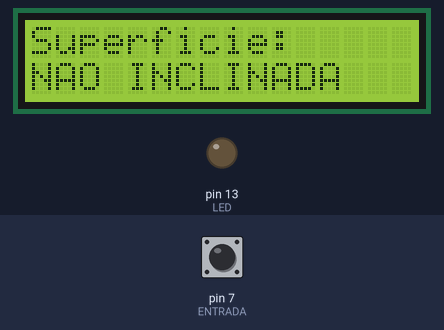
The sketch below on a simulated Arduino Uno, built with avr-gcc and run on an emulated ATmega328P. Shown: 16×2 character LCD, output pins drawn as LEDs (lit = HIGH). The test bench sets the inputs (shaded band); at power-on: pin 7 (ENTRADA) HIGH.

Above: at 3.2 s.
3.3 s: pin 7 (ENTRADA) pulled LOW for 0.65 s
At 4.1 s:
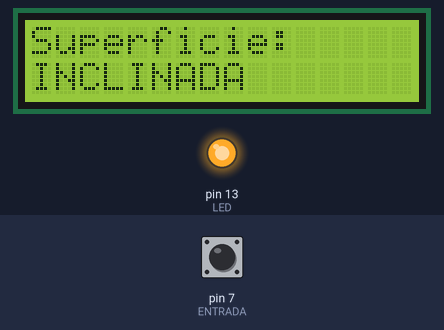
5.7 s: pin 7 (ENTRADA) pulled LOW for 3.2 s
At 10.3 s:
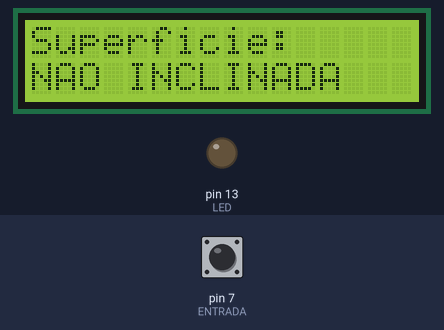
Timing chart, 0 to 11.8 s (numbered marks = the images above; inputs shaded):
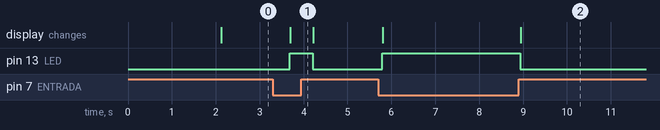

Measured:
- after the input at 3.3 s, pin 13 (LED): LOW → HIGH after 0.39 s, → LOW 0.52 s later; the display: changes after 0.40 s (image 1)
- after the input at 5.7 s, pin 13 (LED): LOW → HIGH after 0.09 s, → LOW 3.1 s later; the display: first changes after 0.10 s (image 2 shows a later state)

The sketch:

codigo-fonte_sw_520d.ino
```cpp
#include <Wire.h>
#include <LiquidCrystal_I2C.h>

#define ENTRADA 7
#define LED 13

#define ENDERECO_LCD 0x27
#define COLUNAS 16
#define LINHAS 2

LiquidCrystal_I2C lcd(ENDERECO_LCD, COLUNAS, LINHAS);

void setup() {
  pinMode(ENTRADA, INPUT_PULLUP); // pull-up interno
  pinMode(LED, OUTPUT);

  digitalWrite(LED, LOW);

  lcd.init();
  lcd.backlight();
  lcd.clear();

  lcd.setCursor(0, 0);
  lcd.print("Sensor SW-520D");
  lcd.setCursor(0, 1);
  lcd.print("Inicializando");
  delay(2000);
}

void loop() {
  int estado = digitalRead(ENTRADA);

  lcd.clear();
  lcd.setCursor(0, 0);
  lcd.print("Superficie:");

  lcd.setCursor(0, 1);
  if (estado == LOW) {   // movimento / inclinacao detectada
    digitalWrite(LED, HIGH);
    lcd.print("INCLINADA");
  } else {
    digitalWrite(LED, LOW);
    lcd.print("NAO INCLINADA");
  }

  delay(500);
}
```
